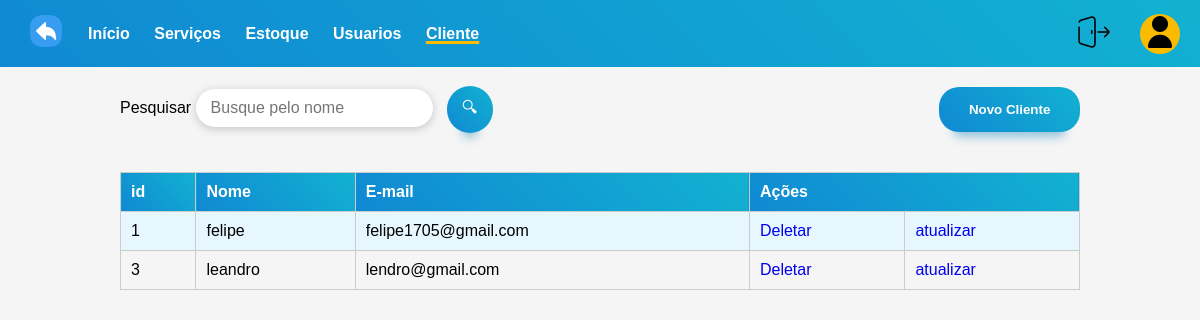
The app's page /cliente.php with its own data.
### tables this page shows
CREATE TABLE `cliente` (
  `id_cliente` int(11) NOT NULL,
  `nome_cliente` varchar(50) NOT NULL,
  `email_cliente` varchar(50) NOT NULL
);

### cliente.php (the view, shortened to what this page needs)
<!DOCTYPE html>
<html lang="pt-br">
<head>
    <link rel="stylesheet" href="tabela.css">
</head>
<body>
    <header>
        <div class="div">
            <div class="logo"><a href="menuAdm.php"><img src="images/desfazer.png" alt=""></a></div>
            <nav>
                <ul>
                    <li><a class="NavItem" href="menuadm.php">Início</a></li>
                    <li><a class="NavItem" href="serviço.php">Serviços</a></li>
                    <li><a class="NavItem" href="estoque.php">Estoque</a></li>
                    <li><a class="NavItem" href="usuario.php">Usuarios</a></li>
                    <li><a class="NavItem underline" href="cliente.php">Cliente</a></li>
                </ul>
            </nav>
        </div>
        <div class="user-profile">
            <div class="logout"><a href="index.html"><img src="images/logout.png" title="Logout" alt="Logout"></a></div>
            <div class="user-icon"><img src="images/user.png" alt=""></div>
        </div>
    </header>
    <section>
            <form  method="POST">
                <label>Pesquisar</label>
                <input type="text" name="pesquisa" placeholder="Busque pelo nome" class="search-input">
                <button class="search-button">🔍︎</button>
            </form>
        <form action="cadastro_cliente.php" method="POST" class="form">
            <input class="login-button" type="submit" value="        Novo Cliente        ">
        </form>
    </section>
    <main>
        <br>
        <table class="tabela" align="center" border="1">
            <tr>
                <th>id</th>
                <th>Nome</th>
                <th>E-mail</th>
                <th colspan="2">Ações</th>
                <?php
                    $conexao = conectadb();
                    $conexao->set_charset("utf8");
                    if (isset($_POST['pesquisa'])) {
                        $pesquisa = $_POST['pesquisa'];
                        $sql = "SELECT * FROM cliente WHERE nome_cliente LIKE '%$pesquisa%'";
                    } else {
                        $sql = "SELECT * FROM cliente";
                    }
                    $result = $conexao->query($sql);
                    if ($result->num_rows > 0) {
                        while ($linha = $result->fetch_assoc()) {
                            echo "<tr>";
                            echo "<td>" . $linha["id_cliente"] . "</td>";
                            echo "<td>" . $linha["nome_cliente"] . "</td>";
                            echo "<td>" . $linha["email_cliente"] . "</td>";
                            echo "<td><a href='delete_cliente.php?id_cliente=" . $linha["id_cliente"] . "'onclick='return confirm(" . '"Tem certeza que quer deletar o Cliente?"' . ")'>Deletar</a></td>";
                            echo "<td><a href='form_update_cliente.php?id_cliente=" . $linha["id_cliente"] . "'onclick='return confirm'>atualizar</a></td>";
                            echo "</tr>";
                        }
                    } else {
                        echo "<tr><td colspan='5'>Sem Resultado</td></tr>";
                    }
                ?>
            </tr>
        </table>
    </main>
</body>
</html>

### tabela.css (style rules this page uses)
* { margin: 0; padding: 0; box-sizing: border-box; }
a { text-decoration: none; }
body { font-family: Arial, sans-serif; background-color: #f5f5f5; opacity: 0; animation: fadeIn 0.4s forwards; }
header { display: flex; justify-content: space-between; align-items: center; padding: 10px 20px; background: linear-gradient(45deg, rgb(16, 137, 211) 0%, rgb(18, 177, 209) 100%); }
.NavItem { color: white; }
.div { display: flex; align-items: center; gap: 16px; }
.underline { text-decoration: underline; text-decoration-color: #fbbb00; text-decoration-thickness: 3px; }
.logout { margin-right: 30px; }
.logo { font-size: 18px; font-weight: bold; color: #333; padding: 5px 10px; border-radius: 10px; }
nav ul { list-style-type: none; }
nav ul li { display: inline; margin-right: 20px; }
nav ul li a { text-decoration: none; color: #333; font-size: 16px; font-weight: bold; border-bottom: 3px solid transparent; transition: 0.2s; }
.user-profile { display: flex; align-items: center; }
.user-icon { justify-content: center; align-items: center; padding-left: 4px; padding-top: 2px; width: 40px; height: 40px; background-color: #fbbb00; border-radius: 50%; }
section { display: flex; justify-content: space-between; align-items: center; padding-right: 10%; padding-left: 10%; }
main { display: flex; justify-content: center; align-items: center; }
table { width: 80%; border-collapse: collapse; margin-top: 20px; }
th, td { border: 1px solid #ccc; padding: 10px; text-align: left; }
th { background: linear-gradient(45deg, rgb(16, 137, 211) 0%, rgb(18, 177, 209) 100%); color: white; }
tr:nth-child(even) { background-color: #e6f7ff; }
.form .login-button { display: block; width: 100%; font-weight: bold; background: linear-gradient(45deg, rgb(16, 137, 211) 0%, rgb(18, 177, 209) 100%); color: white; padding-block: 15px; margin: 20px auto; border-radius: 20px; box-shadow: rgba(133, 189, 215, 0.8784313725) 0px 20px 10px -15px; border: none; transition: all 0.2s ease-in-out; cursor: pointer; }
.search-input { border: none; padding: 10px 15px; font-size: 16px; border-radius:25px 25px 25px 25px; outline: none; box-shadow: 0 2px 10px rgba(0, 0, 0, 0.2); }
.search-button { background: linear-gradient(45deg, rgb(16, 137, 211) 0%, rgb(18, 177, 209) 100%); color: white; border: none; padding: 10px 15px; font-size: 16px; cursor: pointer; border-radius: 25px 25px 25px 25px; transition: background-color 0.3s; margin-left: 10px; box-shadow: rgba(133, 189, 215, 0.8784313725) 0px 20px 10px -15px; transition: all 0.2s ease-in-out; }

### records on screen
cliente: id_cliente "1", nome_cliente "felipe", email_cliente "felipe1705@gmail.com"
cliente: id_cliente "3", nome_cliente "leandro", email_cliente "lendro@gmail.com"
